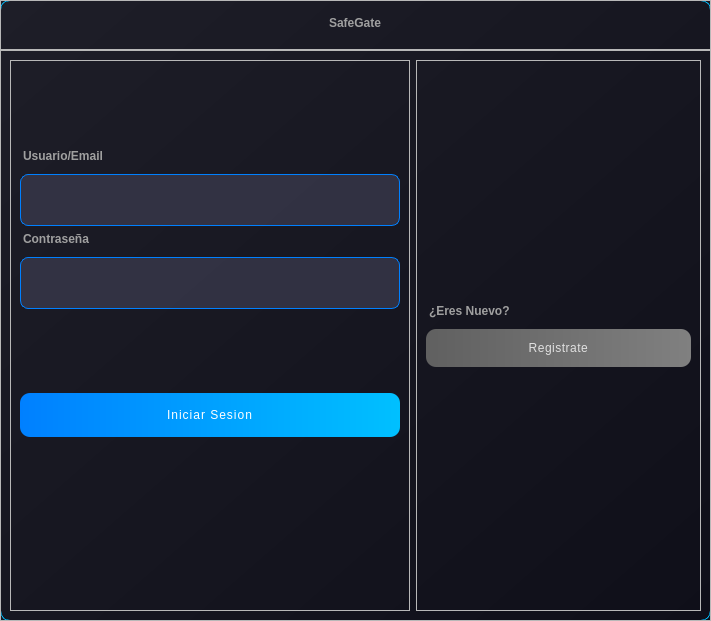
<?xml version="1.0" encoding="UTF-8"?>
<ui version="4.0">
 <class>MainWindow</class>
 <widget class="QMainWindow" name="MainWindow">
  <property name="geometry">
   <rect>
    <x>0</x>
    <y>0</y>
    <width>711</width>
    <height>621</height>
   </rect>
  </property>
  <property name="windowTitle">
   <string>MainWindow</string>
  </property>
  <property name="styleSheet">
   <string notr="true">QMainWindow {
    /* Fondo principal: Degradado oscuro y futurista */
    background-color: qlineargradient(spread:pad, x1:0, y1:0, x2:1, y2:1, stop:0 rgba(30, 30, 40, 255), stop:1 rgba(15, 15, 25, 255));
    border: 1px solid #00c0ff; /* Borde sutil azul eléctrico */
    border-radius: 10px;
}

/* Título de la aplicación */
QLabel#lbl_titulo {
    color: #00e0ff; /* Azul eléctrico brillante */
    font: bold 30pt &quot;Segoe UI&quot;, &quot;Arial&quot;; /* Fuente moderna */
    border-bottom: 2px solid #00aaff; /* Línea de acento */
    padding-bottom: 15px;
    margin-bottom: 20px;
    qproperty-alignment: AlignCenter; /* Centrar texto */
}

/* Etiquetas de Usuario/Contraseña */
QLabel {
    color: #a0a0a0; /* Gris claro */
    font: 14pt &quot;Segoe UI&quot;;
    font-weight: bold;
    margin-bottom: 5px;
}

/* Campos de entrada (Usuario y Contraseña) */
QLineEdit {
    background-color: rgba(60, 60, 80, 0.7); /* Fondo semi-transparente oscuro */
    color: #e0e0e0; /* Texto gris muy claro */
    border: 1px solid #0080ff; /* Borde azul suave */
    padding: 12px;
    border-radius: 8px;
    font-size: 15pt;
    selection-background-color: #00e0ff; /* Resaltado de selección */
}

/* Foco en el campo seleccionado */
QLineEdit:focus {
    border: 2px solid #00c0ff; /* Borde azul eléctrico al editar */
    background-color: rgba(70, 70, 90, 0.9); /* Más opaco */
}

/* Botones: Ingresar */
QPushButton#btn_ingresar {
    background-color: qlineargradient(spread:pad, x1:0, y1:0, x2:1, y2:0, stop:0 #0080ff, stop:1 #00c0ff); /* Degradado azul */
    color: white;
    font: bold 16pt &quot;Segoe UI&quot;;
    padding: 15px;
    border: none;
    border-radius: 10px;
    min-width: 180px;
    letter-spacing: 1px; /* Espaciado de letras */
    box-shadow: 0px 5px 10px rgba(0, 192, 255, 0.4); /* Sombra brillante */
}

/* Efecto Hover para Botón Ingresar */
QPushButton#btn_ingresar:hover {
    background-color: qlineargradient(spread:pad, x1:0, y1:0, x2:1, y2:0, stop:0 #00aaff, stop:1 #00ffff);
    box-shadow: 0px 7px 15px rgba(0, 192, 255, 0.6);
}

/* Botones: Registrar */
QPushButton#btn_registrar {
    background-color: qlineargradient(spread:pad, x1:0, y1:0, x2:1, y2:0, stop:0 #606060, stop:1 #808080); /* Degradado gris */
    color: #e0e0e0;
    font: 14pt &quot;Segoe UI&quot;;
    padding: 12px;
    border: none;
    border-radius: 10px;
    min-width: 180px;
    letter-spacing: 0.5px;
}

/* Efecto Hover para Botón Registrar */
QPushButton#btn_registrar:hover {
    background-color: qlineargradient(spread:pad, x1:0, y1:0, x2:1, y2:0, stop:0 #707070, stop:1 #909090);
    color: white;
}

/* Etiqueta de error */
QLabel#lbl_error {
    color: #ff4040; /* Rojo brillante para errores */
    font: bold 12pt &quot;Segoe UI&quot;;
    margin-top: 15px;
    qproperty-alignment: AlignCenter;
}</string>
  </property>
  <widget class="QWidget" name="centralwidget">
   <layout class="QVBoxLayout" name="verticalLayout" stretch="1,8">
    <property name="spacing">
     <number>0</number>
    </property>
    <property name="leftMargin">
     <number>0</number>
    </property>
    <property name="topMargin">
     <number>0</number>
    </property>
    <property name="rightMargin">
     <number>0</number>
    </property>
    <property name="bottomMargin">
     <number>0</number>
    </property>
    <item>
     <widget class="QFrame" name="frame_superior">
      <property name="minimumSize">
       <size>
        <width>0</width>
        <height>50</height>
       </size>
      </property>
      <property name="maximumSize">
       <size>
        <width>16777215</width>
        <height>50</height>
       </size>
      </property>
      <property name="frameShape">
       <enum>QFrame::StyledPanel</enum>
      </property>
      <property name="frameShadow">
       <enum>QFrame::Raised</enum>
      </property>
      <layout class="QHBoxLayout" name="horizontalLayout">
       <item>
        <spacer name="horizontalSpacer">
         <property name="orientation">
          <enum>Qt::Horizontal</enum>
         </property>
         <property name="sizeHint" stdset="0">
          <size>
           <width>295</width>
           <height>20</height>
          </size>
         </property>
        </spacer>
       </item>
       <item>
        <widget class="QLabel" name="label">
         <property name="text">
          <string>SafeGate</string>
         </property>
        </widget>
       </item>
       <item>
        <spacer name="horizontalSpacer_2">
         <property name="orientation">
          <enum>Qt::Horizontal</enum>
         </property>
         <property name="sizeHint" stdset="0">
          <size>
           <width>295</width>
           <height>20</height>
          </size>
         </property>
        </spacer>
       </item>
      </layout>
     </widget>
    </item>
    <item>
     <widget class="QFrame" name="frame_central">
      <property name="frameShape">
       <enum>QFrame::StyledPanel</enum>
      </property>
      <property name="frameShadow">
       <enum>QFrame::Raised</enum>
      </property>
      <layout class="QHBoxLayout" name="horizontalLayout_2">
       <item>
        <widget class="QFrame" name="frame_usurio">
         <property name="minimumSize">
          <size>
           <width>400</width>
           <height>0</height>
          </size>
         </property>
         <property name="maximumSize">
          <size>
           <width>0</width>
           <height>16777215</height>
          </size>
         </property>
         <property name="frameShape">
          <enum>QFrame::StyledPanel</enum>
         </property>
         <property name="frameShadow">
          <enum>QFrame::Raised</enum>
         </property>
         <layout class="QVBoxLayout" name="verticalLayout_2">
          <item>
           <spacer name="verticalSpacer_4">
            <property name="orientation">
             <enum>Qt::Vertical</enum>
            </property>
            <property name="sizeHint" stdset="0">
             <size>
              <width>20</width>
              <height>41</height>
             </size>
            </property>
           </spacer>
          </item>
          <item>
           <widget class="QLabel" name="label_2">
            <property name="text">
             <string>Usuario/Email</string>
            </property>
           </widget>
          </item>
          <item>
           <widget class="QLineEdit" name="txt_usuario"/>
          </item>
          <item>
           <widget class="QLabel" name="label_3">
            <property name="text">
             <string>Contraseña</string>
            </property>
           </widget>
          </item>
          <item>
           <widget class="QLineEdit" name="txt_pass"/>
          </item>
          <item>
           <spacer name="verticalSpacer">
            <property name="orientation">
             <enum>Qt::Vertical</enum>
            </property>
            <property name="sizeHint" stdset="0">
             <size>
              <width>20</width>
              <height>41</height>
             </size>
            </property>
           </spacer>
          </item>
          <item>
           <widget class="QPushButton" name="btn_ingresar">
            <property name="text">
             <string>Iniciar Sesion</string>
            </property>
           </widget>
          </item>
          <item>
           <spacer name="verticalSpacer_3">
            <property name="orientation">
             <enum>Qt::Vertical</enum>
            </property>
            <property name="sizeHint" stdset="0">
             <size>
              <width>20</width>
              <height>124</height>
             </size>
            </property>
           </spacer>
          </item>
          <item>
           <widget class="QLabel" name="lbl_error">
            <property name="text">
             <string/>
            </property>
           </widget>
          </item>
         </layout>
        </widget>
       </item>
       <item>
        <widget class="QFrame" name="frame_3">
         <property name="frameShape">
          <enum>QFrame::StyledPanel</enum>
         </property>
         <property name="frameShadow">
          <enum>QFrame::Raised</enum>
         </property>
         <layout class="QVBoxLayout" name="verticalLayout_3">
          <item>
           <spacer name="verticalSpacer_5">
            <property name="orientation">
             <enum>Qt::Vertical</enum>
            </property>
            <property name="sizeHint" stdset="0">
             <size>
              <width>20</width>
              <height>206</height>
             </size>
            </property>
           </spacer>
          </item>
          <item>
           <widget class="QLabel" name="label_4">
            <property name="text">
             <string>¿Eres Nuevo?</string>
            </property>
           </widget>
          </item>
          <item>
           <widget class="QPushButton" name="btn_registrar">
            <property name="text">
             <string>Registrate</string>
            </property>
           </widget>
          </item>
          <item>
           <spacer name="verticalSpacer_2">
            <property name="orientation">
             <enum>Qt::Vertical</enum>
            </property>
            <property name="sizeHint" stdset="0">
             <size>
              <width>20</width>
              <height>206</height>
             </size>
            </property>
           </spacer>
          </item>
         </layout>
        </widget>
       </item>
      </layout>
     </widget>
    </item>
   </layout>
  </widget>
 </widget>
 <resources/>
 <connections/>
</ui>
